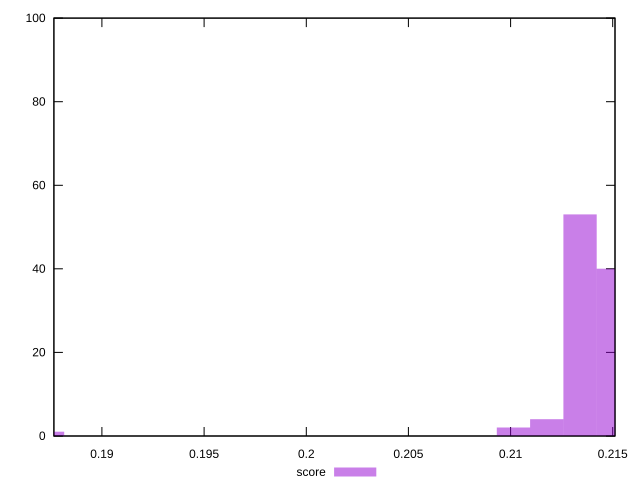

gnuplot code for this plot:
reset

$score <<EOF
0.18733424094748422 1
0.21339813534017765 53
0.21014014854109098 2
0.21176914194063431 4
0.215027128739721 40
EOF

set key outside below
set boxwidth 0.001628993399543341
set xrange [0.18764897137840159:0.21511107483562297]
set yrange [0:100]
set trange [0:100]
set style fill transparent solid 0.5 noborder
set terminal svg size 640, 490 enhanced background rgb 'white'
set output "report_00007_2020-12-11T15:55:29.892Z/interactive/samples/pages+cached/score/histogram.svg"

plot $score title "score" with boxes

reset
